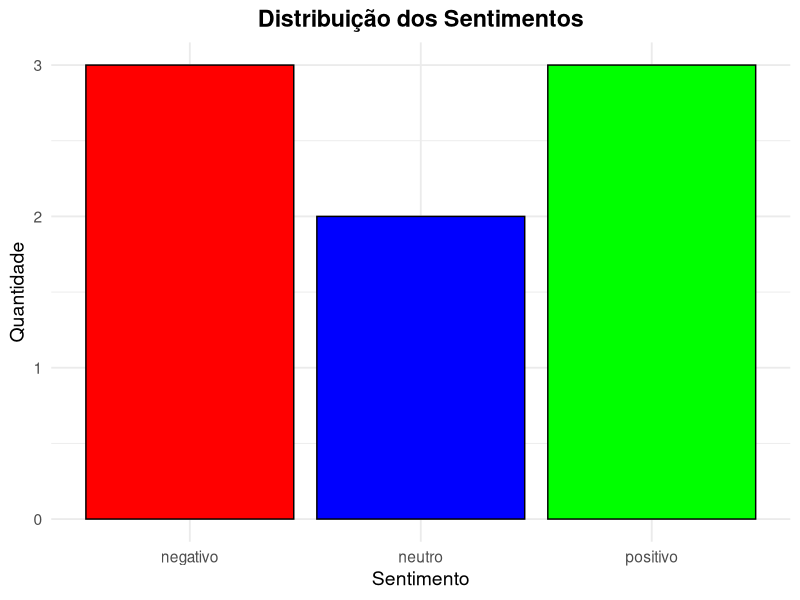
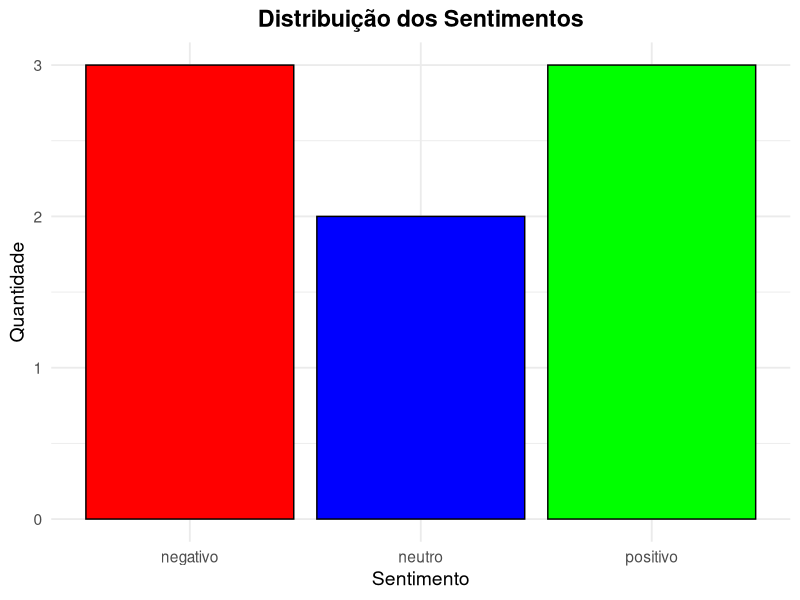

The R source for these figures, in order:
install.packages("tidytext")
install.packages("dplyr")
install.packages("tidyr")  # Usado para pivot_wider()
install.packages("ggplot2")  

# Carregar os pacotes
library(tidytext)
library(dplyr)
library(tidyr)
library(ggplot2) 

# Dicionário de sentimentos em português
dicionario_sentimentos <- data.frame(
  palavra = c("feliz", "alegre", "ótimo", "incrível", "bom", "excelente", "emocionante", "maravilhoso",
              "triste", "horrível", "péssimo", "ruim", "chato", "decepcionante", "lento", "insuportável"),
  sentimento = c("positivo", "positivo", "positivo", "positivo", "positivo", "positivo", "positivo", "positivo",
                 "negativo", "negativo", "negativo", "negativo", "negativo", "negativo", "negativo", "negativo"),
  stringsAsFactors = FALSE
)

# Função para analisar sentimentos em textos
analisar_sentimentos <- function(textos) {
  df_textos <- data.frame(id = seq_along(textos), texto = textos, stringsAsFactors = FALSE)
  
  palavras_encontradas <- df_textos %>%
    unnest_tokens(palavra, texto) %>%
    inner_join(dicionario_sentimentos, by = "palavra") %>%
    count(id, sentimento)
  
  resultados <- df_textos %>%
    left_join(palavras_encontradas %>%
                pivot_wider(names_from = sentimento, values_from = n, values_fill = 0),
              by = "id") %>%
    mutate(
      positivo = ifelse(is.na(positivo), 0, positivo),
      negativo = ifelse(is.na(negativo), 0, negativo),
      sentimento = case_when(
        positivo > negativo ~ "positivo",
        negativo > positivo ~ "negativo",
        TRUE ~ "neutro"
      )
    ) %>%
    select(texto, sentimento)
  
  return(resultados)
}

# Textos para análise
textos <- c(
  "Estou muito feliz com o resultado, foi ótimo!",
  "Que dia horrível, tudo deu errado.",
  "A comida estava boa, mas o atendimento foi ruim.",
  "Não sei o que sentir sobre isso.",
  "Um filme excelente e emocionante!",
  "O atendimento foi péssimo, mas o produto era bom.",
  "Tudo aconteceu de forma maravilhosa, estou alegre.",
  "O filme foi chato e muito lento."
)

# Executar a análise
resultados <- analisar_sentimentos(textos)
print(resultados)

# Gerar e salvar o gráfico de barras
grafico <- resultados %>%
  count(sentimento) %>%
  ggplot(aes(x = sentimento, y = n, fill = sentimento)) +
  geom_bar(stat = "identity", color = "black") +
  scale_fill_manual(values = c("positivo" = "green", "negativo" = "red", "neutro" = "blue")) +
  labs(
    title = "Distribuição dos Sentimentos",
    x = "Sentimento",
    y = "Quantidade"
  ) +
  theme_minimal(base_size = 14) +
  theme(
    plot.title = element_text(hjust = 0.5, face = "bold"),
    legend.position = "none"
  )

print(grafico)
ggsave("grafico_sentimentos.png", plot = grafico, width = 8, height = 6, dpi = 300)
cat("O gráfico foi salvo como 'grafico_sentimentos.png' no diretório de trabalho.\n")
getwd()
